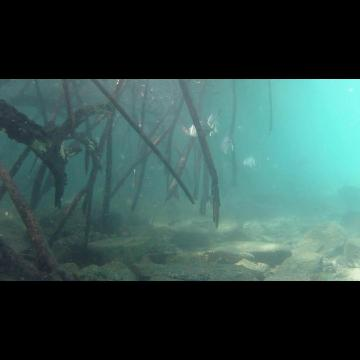
#> input picture datasets/images/train/7117_Caranx_sexfasciatus_juvenile_f000221_jpg.rf.2c950fa8bc651a7a304a5ed2a6f374fc.jpg, 360 x 360 px; its folder holds only this picture in this run
$ python preprocessing_img.py
#> lines starting #> are read from the running program, lines starting #| are printed output that depends on the picture
from PIL import ImageEnhance, Image, ImageOps
import skimage as ski
import os


def img_contrast(image):
    enhancer = ImageEnhance.Contrast(image)
    img_with_contrast = enhancer.enhance(1.5)
    return img_with_contrast


def img_histogram(image):
    return ImageOps.equalize(image)


def img_adapt(input_path):
    image = ski.io.imread(input_path)
    eq_img = ski.exposure.equalize_adapthist(image,
                                             kernel_size=None,
                                             clip_limit=0.01,
                                             nbins=256)
    return ski.img_as_ubyte(eq_img)


def enhance_img(input_path, output_path, method='all'):
    '''
    enhances the img from the input folder
    and saves it in an output folder
    method:
        - contrast
        - histogram
        - adaptive
        - all (runs the 3 methods, one by one)
    '''
    if method == 'all':
        enhance_img(input_path, output_path, method='contrast')
        enhance_img(input_path, output_path, method='histogram')
        enhance_img(input_path, output_path, method='adaptive')
    else:
        image = Image.open(input_path)
        input_bpath, input_fname = os.path.split(input_path)
        output = os.path.join(output_path, method)
        output = os.path.join(output, input_fname[:-4])

        if method == 'contrast':
            img_with_contrast = img_contrast(image)
            img_with_contrast.save(output + '_contrast.jpg')
        elif method == 'histogram':
            img_equalized = img_histogram(image)
            img_equalized.save(output + '_histogram.jpg')
        elif method == 'adaptive':
            eq_img = img_adapt(input_path)
            ski.io.imsave(output + '_adaptive.jpg', eq_img)


def main():
    input_path = './datasets/images/train'
    output_path = './datasets/images_preprocessed'

    for method in ['contrast', 'histogram', 'adaptive']:
        os.makedirs(os.path.join(output_path, method), exist_ok=True)

    for image in os.listdir(input_path):
        enhance_img(os.path.join(input_path, image), output_path, method='all')
#> call 2 of enhance_img, with output_path = './datasets/images_preprocessed', method = 'contrast'
#> in enhance_img, image is the input picture: PIL image 360x360 RGB; mean R, G, B 49.5, 76.3, 73.1
#> in img_contrast, `img_with_contrast = enhancer.enhance(1.5)`:
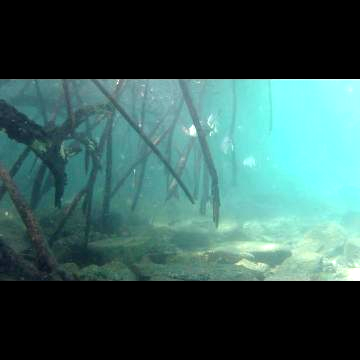
#> img_with_contrast: PIL image 360x360 RGB; mean R, G, B 55, 91.3, 87.7
#> in img_histogram, `return ImageOps.equalize(image)`:
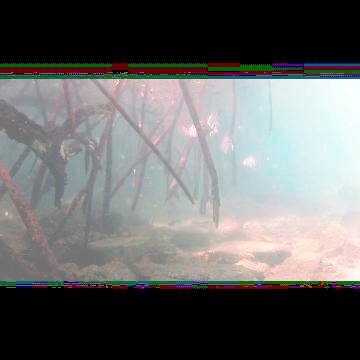
#> returned value: PIL image 360x360 RGB; mean R, G, B 105.4, 106.6, 105.3
#> in img_adapt, `eq_img = ski.exposure.equalize_adapthist(image, kernel_size=None, clip..`:
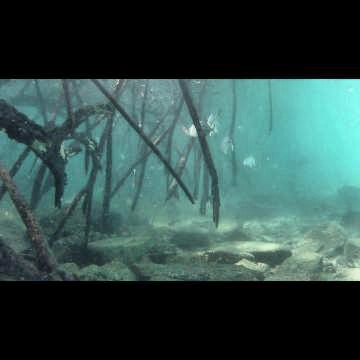
#> eq_img: shape (360, 360, 3) float64; mean R, G, B 0.197, 0.301, 0.289


if __name__ == "__main__":
    main()

$ run again, on datasets/images/train/7393_F1_f000040_jpg.rf.736f4d1660a1071646a28904b4c3088b.jpg
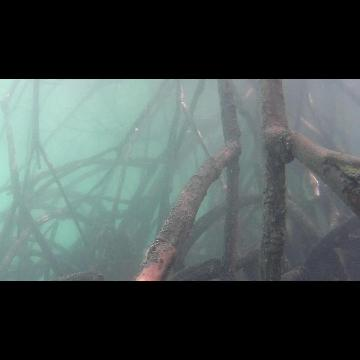
#> input picture datasets/images/train/7393_F1_f000040_jpg.rf.736f4d1660a1071646a28904b4c3088b.jpg, 360 x 360 px
#> in enhance_img, image is the input picture: PIL image 360x360 RGB; mean R, G, B 70, 80.3, 79.1
#> in img_histogram, `return ImageOps.equalize(image)`:
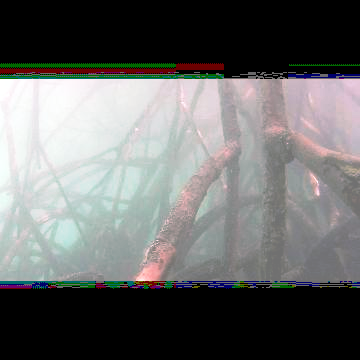
#> returned value: PIL image 360x360 RGB; mean R, G, B 105.1, 105.8, 105.1
#> in img_adapt, `eq_img = ski.exposure.equalize_adapthist(image, kernel_size=None, clip..`:
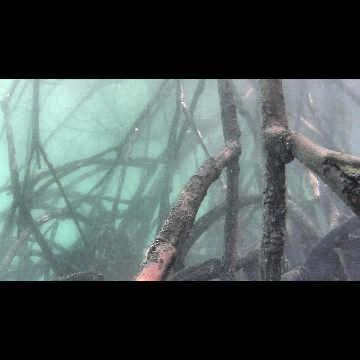
#> eq_img: shape (360, 360, 3) float64; mean R, G, B 0.288, 0.329, 0.324

$ run again, on datasets/images/train/7426_F1_f000023_jpg.rf.b9f423cdf567bad0b707063ba4d43d77.jpg
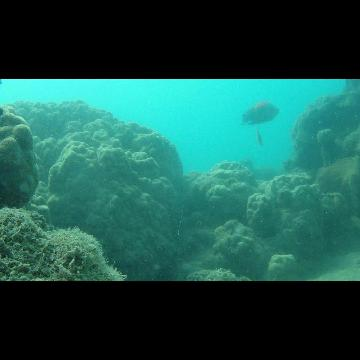
#> input picture datasets/images/train/7426_F1_f000023_jpg.rf.b9f423cdf567bad0b707063ba4d43d77.jpg, 360 x 360 px
#> in enhance_img, image is the input picture: PIL image 360x360 RGB; mean R, G, B 27.3, 84.9, 77
#> in img_histogram, `return ImageOps.equalize(image)`:
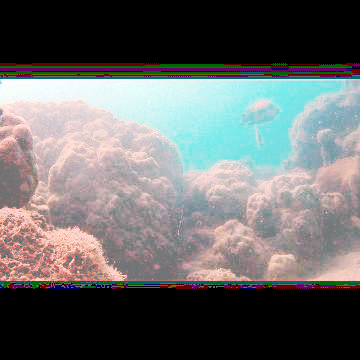
#> returned value: PIL image 360x360 RGB; mean R, G, B 105.5, 106.5, 106.2
#> in img_adapt, `eq_img = ski.exposure.equalize_adapthist(image, kernel_size=None, clip..`:
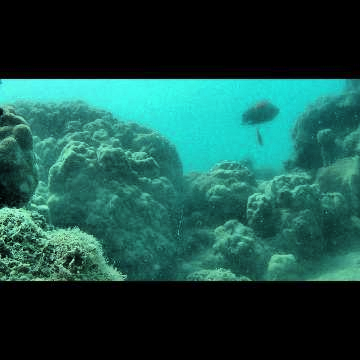
#> eq_img: shape (360, 360, 3) float64; mean R, G, B 0.103, 0.311, 0.282
